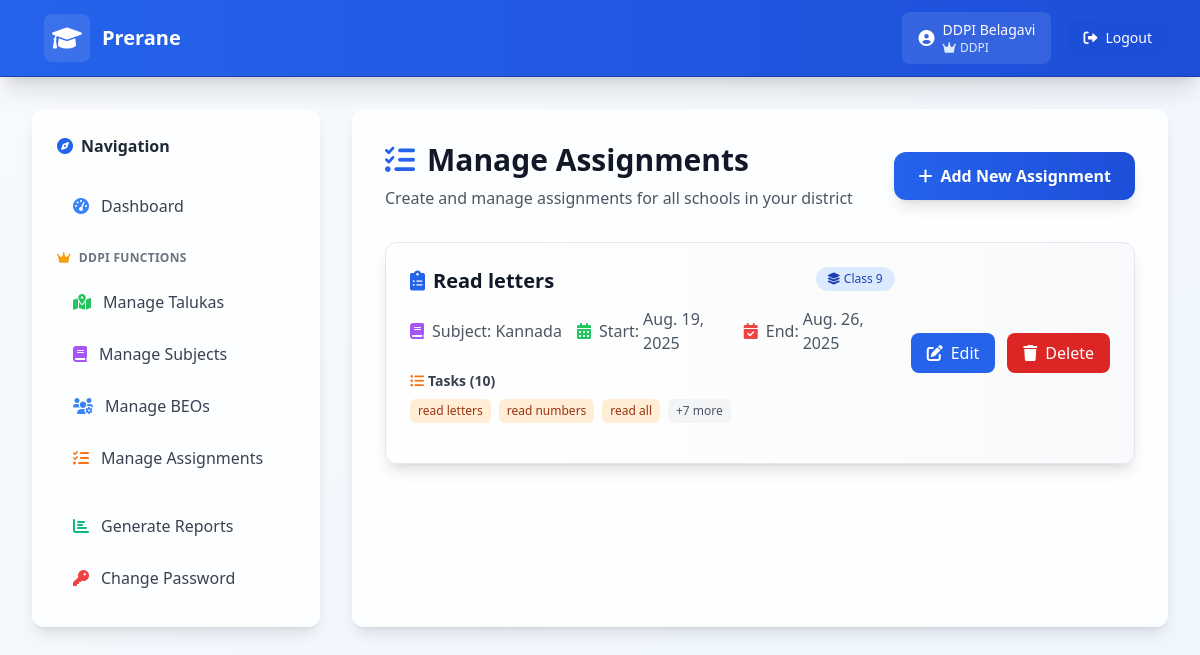
/ddpi/assignments/ (signed in), run on the app's committed database.
### core/models.py (models this page shows, shortened)
class Assignment(models.Model):
    CLASS_CHOICES = [(i, f'Class {i}') for i in range(1, 11)]
    title = models.CharField(max_length=200)
    tasks = models.JSONField(default=list)  # List of task strings
    subject = models.ForeignKey(Subject, on_delete=models.CASCADE)
    standard = models.IntegerField(choices=CLASS_CHOICES)
    start_date = models.DateField()
    end_date = models.DateField()
    created_by = models.ForeignKey(User, on_delete=models.CASCADE)
    created_at = models.DateTimeField(auto_now_add=True)
    class Meta:
        ordering = ['-created_at']
        indexes = [
            models.Index(fields=['standard']),
            models.Index(fields=['subject', 'standard']),
            models.Index(fields=['start_date', 'end_date']),
            models.Index(fields=['created_at']),
        ]

class Subject(models.Model):
    name = models.CharField(max_length=100, unique=True)
    class Meta:
        ordering = ['name']

### core/views.py (the view)
# urls.py: path('ddpi/assignments/', views.ManageAssignmentListView.as_view(), name='manage_assignments'),
class ManageAssignmentListView(LoginRequiredMixin, DDPIRequiredMixin, RoleContextMixin, ListView):
    model = Assignment
    template_name = 'core/ddpi/assignment_list.html'
    context_object_name = 'assignments'

### core/mixin.py (called while the page is built)
    def test_func(self):
        return self.request.user.groups.filter(name='DDPI').exists()

    def get_context_data(self, **kwargs):
        context = super().get_context_data(**kwargs)
        user = self.request.user
        context['is_ddpi'] = user.groups.filter(name='DDPI').exists()
        context['is_beo'] = user.groups.filter(name='BEO').exists()
        context['is_principal'] = user.groups.filter(name='Principal').exists()
        try:
            if context['is_ddpi']:
                context['user_profile'] = DDPIProfile.objects.get(user=user)
            elif context['is_beo']:
                context['user_profile'] = BEOProfile.objects.get(user=user)
            elif context['is_principal']:
                context['user_profile'] = PrincipalProfile.objects.get(user=user)
        except:
            context['user_profile'] = None
        return context

### templates/core/ddpi/assignment_list.html (shortened to what this page needs)
{% extends 'base.html' %}
{% block content %}
<div class="space-y-8">
    <div class="flex flex-col sm:flex-row justify-between items-start sm:items-center gap-4">
        <div>
            <h2 class="text-3xl font-bold text-gray-900 flex items-center">
                <i class="fas fa-tasks text-primary-600 mr-3"></i>
                Manage Assignments
            </h2>
            <p class="text-gray-600 mt-2">Create and manage assignments for all schools in your district</p>
        </div>
        <a href="{% url 'create_assignment' %}" class="inline-flex items-center px-6 py-3 bg-gradient-to-r from-primary-600 to-primary-700 hover:from-primary-700 hover:to-primary-800 text-white font-semibold rounded-xl shadow-lg hover:shadow-xl transition-all duration-200">
            <i class="fas fa-plus mr-2"></i>
            Add New Assignment
        </a>
    </div>
    {% if assignments %}
    <div class="grid gap-6">
        {% for assignment in assignments %}
        <div class="bg-gradient-to-r from-white to-gray-50 rounded-xl shadow-lg border border-gray-200 hover:shadow-xl transition-all duration-300 overflow-hidden">
            <div class="p-6">
                <div class="flex flex-col lg:flex-row justify-between items-start lg:items-center gap-4">
                    <div class="flex-1">
                        <div class="flex items-start justify-between mb-3">
                            <h3 class="text-xl font-bold text-gray-900 flex items-center">
                                <i class="fas fa-clipboard-list text-primary-600 mr-2"></i>
                                {{ assignment.title }}
                            </h3>
                            <span class="inline-flex items-center px-3 py-1 rounded-full text-xs font-medium bg-primary-100 text-primary-800">
                                <i class="fas fa-layer-group mr-1"></i>
                                Class {{ assignment.standard }}
                            </span>
                        </div>
                        <div class="grid grid-cols-1 md:grid-cols-3 gap-4 mb-4">
                            <div class="flex items-center text-gray-600">
                                <i class="fas fa-book text-purple-500 mr-2"></i>
                                <span class="font-medium">Subject:</span>
                                <span class="ml-1">{{ assignment.subject.name }}</span>
                            </div>
                            <div class="flex items-center text-gray-600">
                                <i class="fas fa-calendar-alt text-green-500 mr-2"></i>
                                <span class="font-medium">Start:</span>
                                <span class="ml-1">{{ assignment.start_date }}</span>
                            </div>
                            <div class="flex items-center text-gray-600">
                                <i class="fas fa-calendar-check text-red-500 mr-2"></i>
                                <span class="font-medium">End:</span>
                                <span class="ml-1">{{ assignment.end_date }}</span>
                            </div>
                        </div>
                        {% if assignment.tasks %}
                        <div class="mb-4">
                            <h4 class="text-sm font-semibold text-gray-700 mb-2 flex items-center">
                                <i class="fas fa-list-ul text-orange-500 mr-1"></i>
                                Tasks ({{ assignment.tasks|length }})
                            </h4>
                            <div class="flex flex-wrap gap-2">
                                {% for task in assignment.tasks|slice:":3" %}
                                <span class="inline-flex items-center px-2 py-1 rounded-md text-xs font-medium bg-orange-100 text-orange-800">
                                    {{ task|truncatechars:30 }}
                                </span>
                                {% endfor %}
                                {% if assignment.tasks|length > 3 %}
                                <span class="inline-flex items-center px-2 py-1 rounded-md text-xs font-medium bg-gray-100 text-gray-600">
                                    +{{ assignment.tasks|length|add:"-3" }} more
                                </span>
                                {% endif %}
                            </div>
                        </div>
                        {% endif %}
                    </div>
                    <div class="flex flex-col sm:flex-row gap-3">
                        <a href="{% url 'update_assignment' assignment.pk %}" class="inline-flex items-center px-4 py-2 bg-blue-600 hover:bg-blue-700 text-white font-medium rounded-lg transition-colors duration-200">
                            <i class="fas fa-edit mr-2"></i>
                            Edit
                        </a>
                        <a href="{% url 'delete_assignment' assignment.pk %}" class="inline-flex items-center px-4 py-2 bg-red-600 hover:bg-red-700 text-white font-medium rounded-lg transition-colors duration-200">
                            <i class="fas fa-trash mr-2"></i>
                            Delete
                        </a>
                    </div>
                </div>
            </div>
        </div>
        {% endfor %}
    </div>
    {% endif %}
</div>
{% endblock %}

### templates/base.html (shortened to what this page needs)
<!DOCTYPE html>
<html lang="en">
<head>
    <script src="https://cdn.tailwindcss.com"></script>
    <link href="https://cdnjs.cloudflare.com/ajax/libs/font-awesome/6.0.0/css/all.min.css" rel="stylesheet">
</head>
<body class="bg-gradient-to-br from-slate-50 to-blue-50 min-h-screen">
    <nav class="bg-gradient-to-r from-primary-600 to-primary-700 shadow-xl border-b border-primary-800">
        <div class="max-w-7xl mx-auto px-4 sm:px-6 lg:px-8">
            <div class="flex justify-between items-center py-3">
                <div class="flex items-center space-x-3">
                    <div class="bg-white/10 p-2 rounded-lg">
                        <i class="fas fa-graduation-cap text-2xl text-white"></i>
                    </div>
                    <h1 class="text-xl font-bold text-white">
                        <a href="{% url 'dashboard' %}" class="hover:text-blue-100 transition-colors duration-200">
                            Prerane
                        </a>
                    </h1>
                </div>
                {% if user.is_authenticated %}
                <div class="flex items-center space-x-2 sm:space-x-4">
                    <div class="flex items-center space-x-2 bg-white/10 px-2 sm:px-4 py-2 rounded-lg">
                        <i class="fas fa-user-circle text-white text-sm sm:text-base"></i>
                        <div class="text-white">
                            <div class="text-xs sm:text-sm font-medium hidden sm:block">{{ user.get_full_name|default:user.username }}</div>
                            <div class="text-xs text-blue-100 flex items-center">
                                {% if is_ddpi %}
                                    <i class="fas fa-crown mr-1"></i>DDPI
                                {% elif is_beo %}
                                    <i class="fas fa-user-tie mr-1"></i>BEO
                                {% elif is_principal %}
                                    <i class="fas fa-school mr-1"></i>Principal
                                {% endif %}
                            </div>
                        </div>
                    </div>
                    <form method="post" action="{% url 'logout' %}" class="inline">
                        <button type="submit" class="bg-primary-700 hover:bg-primary-800 px-2 sm:px-4 py-2 rounded-lg text-xs sm:text-sm font-medium text-white transition-colors duration-200 flex items-center space-x-1 sm:space-x-2">
                            <i class="fas fa-sign-out-alt"></i>
                            <span class="hidden sm:inline">Logout</span>
                        </button>
                    </form>
                </div>
                {% endif %}
            </div>
        </div>
    </nav>
    {% if user.is_authenticated %}
    <div class="max-w-7xl mx-auto px-4 sm:px-6 lg:px-8 py-8">
        <div class="flex flex-col lg:flex-row gap-8">
            <div id="sidebar" class="fixed inset-y-0 left-0 z-50 w-72 bg-white/80 backdrop-blur-sm shadow-lg border border-white/20 p-6 transform -translate-x-full transition-transform duration-300 ease-in-out lg:relative lg:translate-x-0 lg:z-auto lg:rounded-xl lg:w-72 lg:bg-white/80 lg:backdrop-blur-sm lg:shadow-lg lg:border lg:border-white/20 lg:p-6 hidden lg:block">
                <div class="flex items-center space-x-2 mb-6">
                    <i class="fas fa-compass text-primary-600"></i>
                    <h3 class="font-semibold text-gray-800">Navigation</h3>
                </div>
                <nav class="space-y-1">
                    <a href="{% url 'dashboard' %}" class="flex items-center space-x-3 py-3 px-4 text-gray-700 hover:bg-primary-50 hover:text-primary-700 rounded-lg transition-all duration-200 group">
                        <i class="fas fa-tachometer-alt text-primary-500 group-hover:text-primary-700"></i>
                        <span class="font-medium">Dashboard</span>
                    </a>
                    {% if is_ddpi %}
                    <div class="pt-4 pb-2">
                        <div class="flex items-center space-x-2 text-xs font-semibold text-gray-500 uppercase tracking-wide">
                            <i class="fas fa-crown text-amber-500"></i>
                            <span>DDPI Functions</span>
                        </div>
                    </div>
                    <a href="{% url 'manage_talukas' %}" class="flex items-center space-x-3 py-3 px-4 text-gray-700 hover:bg-primary-50 hover:text-primary-700 rounded-lg transition-all duration-200 group">
                        <i class="fas fa-map-marked-alt text-green-500 group-hover:text-primary-700"></i>
                        <span class="font-medium">Manage Talukas</span>
                    </a>
                    <a href="{% url 'manage_subjects' %}" class="flex items-center space-x-3 py-3 px-4 text-gray-700 hover:bg-primary-50 hover:text-primary-700 rounded-lg transition-all duration-200 group">
                        <i class="fas fa-book text-purple-500 group-hover:text-primary-700"></i>
                        <span class="font-medium">Manage Subjects</span>
                    </a>
                    <a href="{% url 'manage_beos' %}" class="flex items-center space-x-3 py-3 px-4 text-gray-700 hover:bg-primary-50 hover:text-primary-700 rounded-lg transition-all duration-200 group">
                        <i class="fas fa-users-cog text-blue-500 group-hover:text-primary-700"></i>
                        <span class="font-medium">Manage BEOs</span>
                    </a>
                    <a href="{% url 'manage_assignments' %}" class="flex items-center space-x-3 py-3 px-4 text-gray-700 hover:bg-primary-50 hover:text-primary-700 rounded-lg transition-all duration-200 group">
                        <i class="fas fa-tasks text-orange-500 group-hover:text-primary-700"></i>
                        <span class="font-medium">Manage Assignments</span>
                    </a>
                    {% endif %}
                    <div class="pt-4 space-y-1">
                        <a href="{% url 'reports' %}" class="flex items-center space-x-3 py-3 px-4 text-gray-700 hover:bg-primary-50 hover:text-primary-700 rounded-lg transition-all duration-200 group">
                            <i class="fas fa-chart-bar text-emerald-500 group-hover:text-primary-700"></i>
                            <span class="font-medium">Generate Reports</span>
                        </a>
                        <a href="{% url 'password_change' %}" class="flex items-center space-x-3 py-3 px-4 text-gray-700 hover:bg-primary-50 hover:text-primary-700 rounded-lg transition-all duration-200 group">
                            <i class="fas fa-key text-red-500 group-hover:text-primary-700"></i>
                            <span class="font-medium">Change Password</span>
                        </a>
                    </div>
                </nav>
            </div>
            <div class="flex-1 bg-white/80 backdrop-blur-sm rounded-xl shadow-lg border border-white/20 p-8 lg:ml-0">
                {% block content %}{% endblock %}
            </div>
        </div>
    </div>
    {% endif %}
</body>
</html>

### data on the page
Assignment: title "Read letters", standard "9", subject.name "Kannada", start_date "Aug. 19, 2025", end_date "Aug. 26, 2025", tasks|length "10", tasks "read letters" "read numbers" "read all", tasks|length "7"

### other printed values
{{ user.get_full_name|default:user.username }} "DDPI Belagavi"
